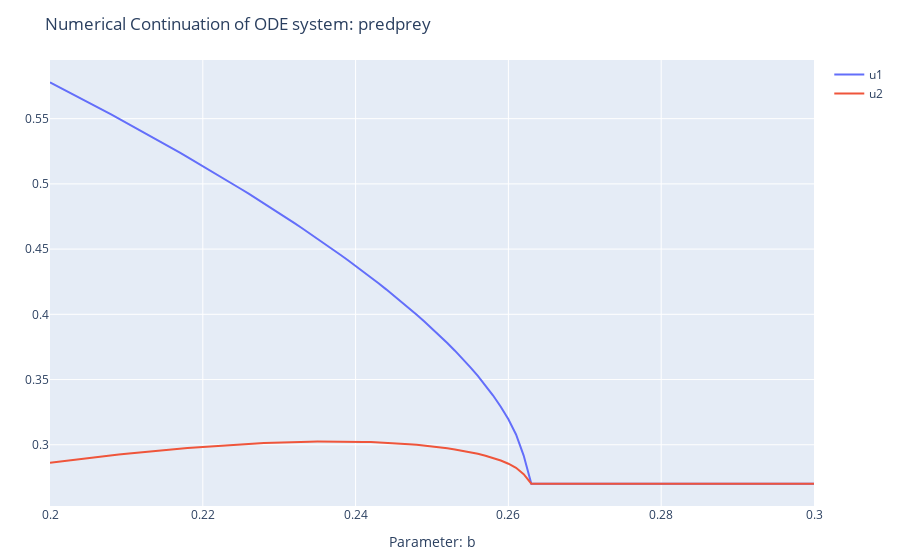

The notebook cell this image was saved under:
### Markdown cell above
Increasing the step size makes the plot higher resolution, at a moderate time expense.

### Code cell
plot_continuation(predprey, [1 1], 6, "b", 0.2:0.001:0.3, method="npc")
